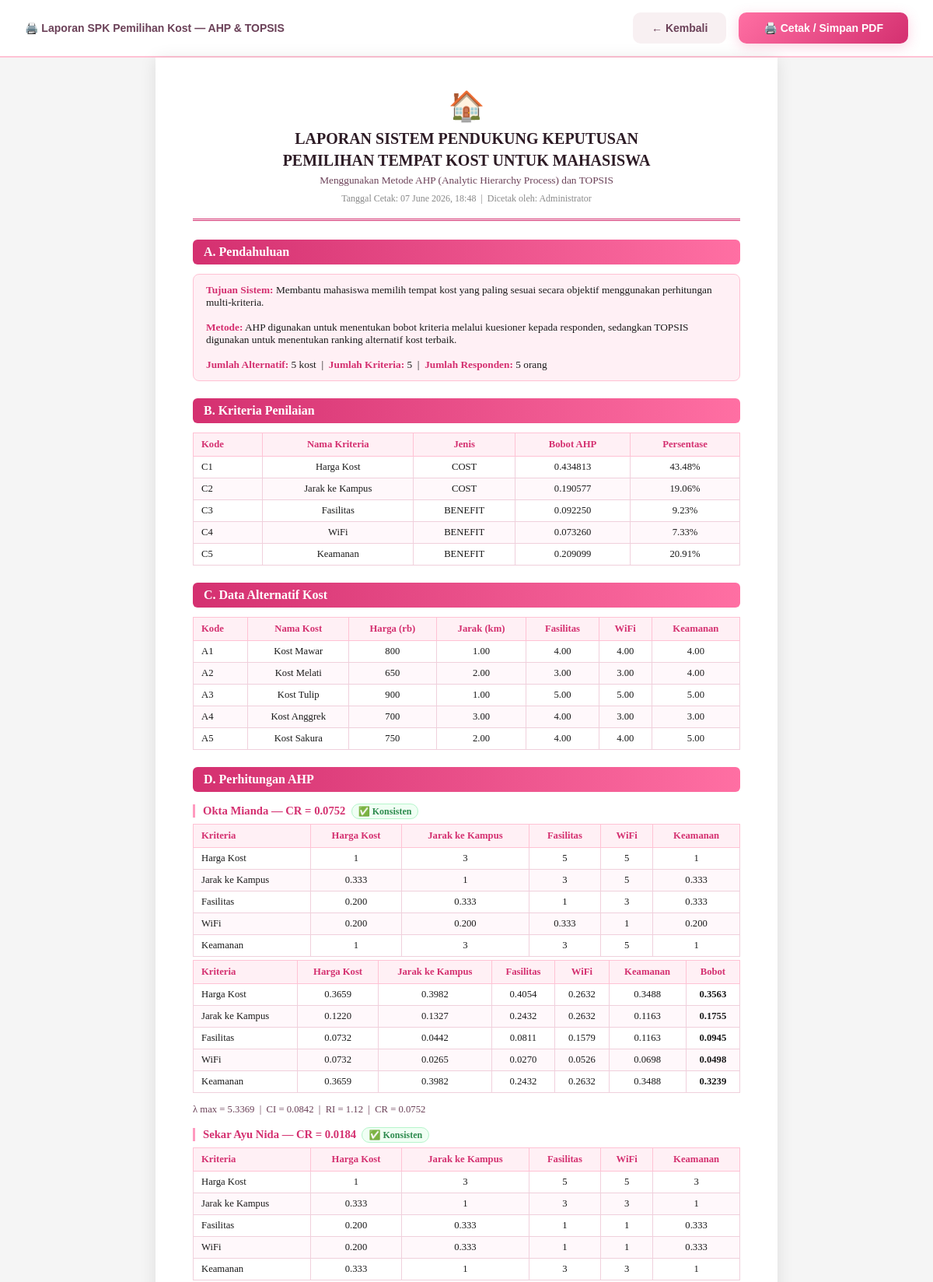
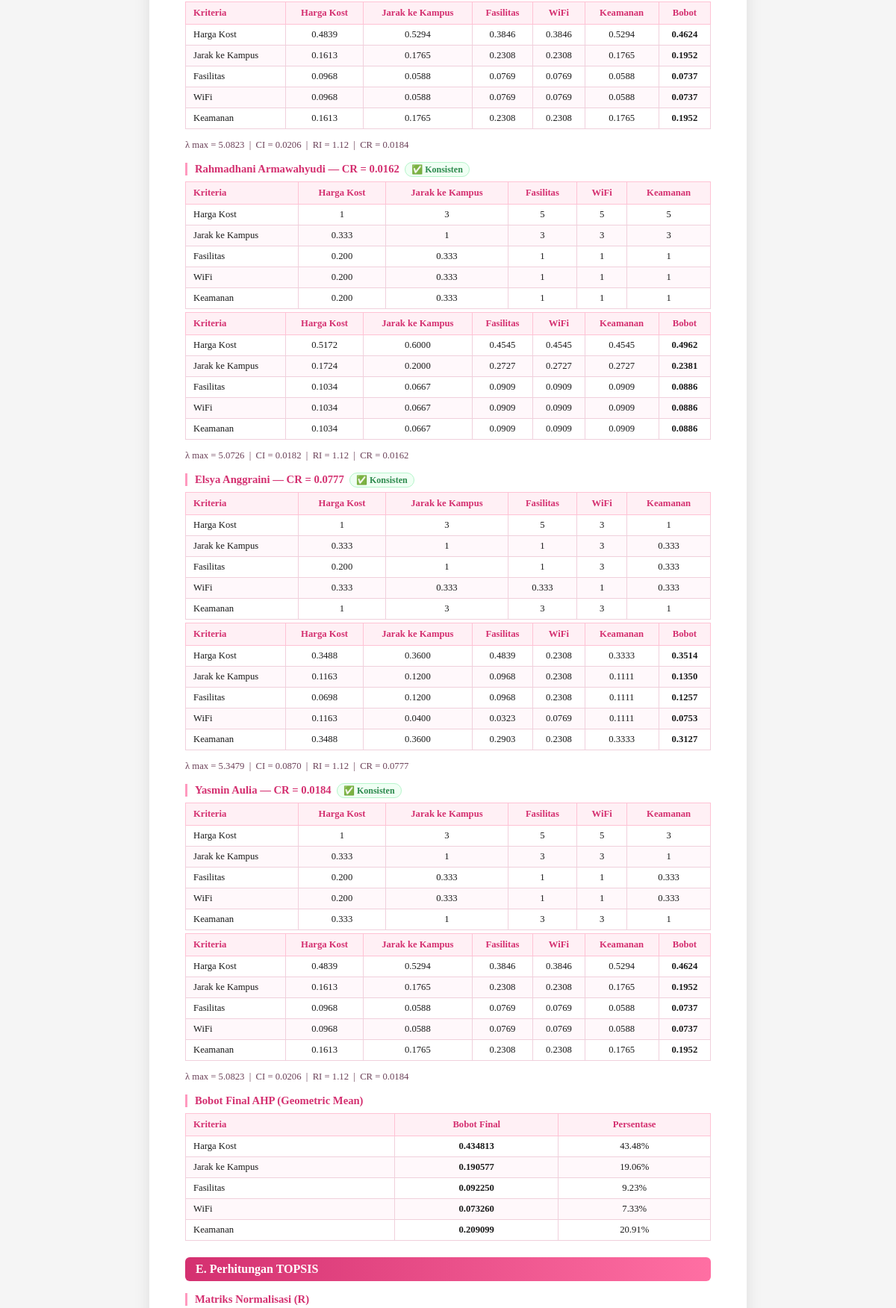
Screenshot of /laporan.php (signed in, upper part) with the database file from the repository (2 pictures, top to bottom).
### tables this page shows
CREATE TABLE IF NOT EXISTS kriteria (
  id INT AUTO_INCREMENT PRIMARY KEY,
  kode VARCHAR(10),
  nama VARCHAR(100),
  jenis ENUM('cost','benefit'),
  bobot DECIMAL(10,6) DEFAULT 0
);

CREATE TABLE IF NOT EXISTS alternatif (
  id INT AUTO_INCREMENT PRIMARY KEY,
  kode VARCHAR(10),
  nama VARCHAR(100),
  c1 DECIMAL(10,2) COMMENT 'Harga (ribu/bulan)',
  c2 DECIMAL(10,2) COMMENT 'Jarak ke kampus (km)',
  c3 DECIMAL(10,2) COMMENT 'Fasilitas (1-5)',
  c4 DECIMAL(10,2) COMMENT 'WiFi (1-5)',
  c5 DECIMAL(10,2) COMMENT 'Keamanan (1-5)'
);

CREATE TABLE IF NOT EXISTS responden (
  id INT AUTO_INCREMENT PRIMARY KEY,
  nama VARCHAR(100),
  status ENUM('konsisten','tidak_konsisten') DEFAULT 'konsisten',
  cr DECIMAL(10,6) DEFAULT 0,
  created_at TIMESTAMP DEFAULT CURRENT_TIMESTAMP
);

### fungsi_ahp.php (called while the page is built)
<?php
function hitungAHP($matriks) {
    $n = count($matriks);
    $jumlah_kolom = array_fill(0, $n, 0);
    for ($j = 0; $j < $n; $j++) {
        for ($i = 0; $i < $n; $i++) {
            $jumlah_kolom[$j] += $matriks[$i][$j];
        }
    }
    $normalisasi = [];
    for ($i = 0; $i < $n; $i++) {
        for ($j = 0; $j < $n; $j++) {
            $normalisasi[$i][$j] = $matriks[$i][$j] / $jumlah_kolom[$j];
        }
    }
    $prioritas = [];
    for ($i = 0; $i < $n; $i++) {
        $prioritas[$i] = array_sum($normalisasi[$i]) / $n;
    }
    $lambda_max = 0;
    for ($j = 0; $j < $n; $j++) {
        $lambda_max += $jumlah_kolom[$j] * $prioritas[$j];
    }
    $CI = ($lambda_max - $n) / ($n - 1);
    $RI = 1.12;
    $CR = $CI / $RI;
    return [
        'jumlah_kolom'  => $jumlah_kolom,
        'normalisasi'   => $normalisasi,
        'prioritas'     => $prioritas,
        'lambda_max'    => $lambda_max,
        'CI'            => $CI,
        'RI'            => $RI,
        'CR'            => $CR,
        'konsisten'     => ($CR < 0.1)
    ];
}
function ambilMatriksResponden($conn, $responden_id) {
    $matriks = [];
    $sql = "SELECT baris, kolom, nilai FROM matriks_ahp
            WHERE responden_id = $responden_id
            ORDER BY baris, kolom";
    $result = $conn->query($sql);
    while ($row = $result->fetch_assoc()) {
        $matriks[$row['baris']-1][$row['kolom']-1] = (float)$row['nilai'];
    }
    return $matriks;
}
function hitungBobotFinal($conn) {
    $responden_list = $conn->query("SELECT id FROM responden WHERE status = 'konsisten'");
    $semua_prioritas = [];
    while ($r = $responden_list->fetch_assoc()) {
        $matriks = ambilMatriksResponden($conn, $r['id']);
        $hasil   = hitungAHP($matriks);
        $semua_prioritas[] = $hasil['prioritas'];
    }
    $n_kriteria = 5;
    $n_resp     = count($semua_prioritas);
    $geomean = [];
    for ($j = 0; $j < $n_kriteria; $j++) {
        $produk = 1;
        foreach ($semua_prioritas as $p) {
            $produk *= $p[$j];
        }
        $geomean[$j] = pow($produk, 1/$n_resp);
    }
    $total    = array_sum($geomean);
    $bobot    = [];
    for ($j = 0; $j < $n_kriteria; $j++) {
        $bobot[$j] = $geomean[$j] / $total;
    }
    return $bobot;
}
?>

### fungsi_topsis.php (called while the page is built)
<?php
function hitungTOPSIS($conn, $bobot) {
    $result = $conn->query("SELECT * FROM alternatif ORDER BY id");
    $alternatif = [];
    while ($row = $result->fetch_assoc()) {
        $alternatif[] = $row;
    }
    $res_kriteria = $conn->query("SELECT jenis FROM kriteria ORDER BY id");
    $jenis = [];
    while ($k = $res_kriteria->fetch_assoc()) {
        $jenis[] = $k['jenis'];
    }
    $n_alt  = count($alternatif);
    $n_krit = 5;
    $X = [];
    for ($i = 0; $i < $n_alt; $i++) {
        $X[$i] = [
            (float)$alternatif[$i]['c1'],
            (float)$alternatif[$i]['c2'],
            (float)$alternatif[$i]['c3'],
            (float)$alternatif[$i]['c4'],
            (float)$alternatif[$i]['c5'],
        ];
    }
    $R = [];
    for ($j = 0; $j < $n_krit; $j++) {
        $sum_sq = 0;
        for ($i = 0; $i < $n_alt; $i++) {
            $sum_sq += pow($X[$i][$j], 2);
        }
        $pembagi = sqrt($sum_sq);
        for ($i = 0; $i < $n_alt; $i++) {
            $R[$i][$j] = $X[$i][$j] / $pembagi;
        }
    }
    $Y = [];
    for ($i = 0; $i < $n_alt; $i++) {
        for ($j = 0; $j < $n_krit; $j++) {
            $Y[$i][$j] = $R[$i][$j] * $bobot[$j];
        }
    }
    $Aplus = [];
    $Amin  = [];
    for ($j = 0; $j < $n_krit; $j++) {
        $col = array_column($Y, $j);
        if ($jenis[$j] == 'benefit') {
            $Aplus[$j] = max($col);
            $Amin[$j]  = min($col);
        } else {
            $Aplus[$j] = min($col);
            $Amin[$j]  = max($col);
        }
    }
    $Dplus = [];
    $Dmin  = [];
    for ($i = 0; $i < $n_alt; $i++) {
        $sum_plus = 0;
        $sum_min  = 0;
        for ($j = 0; $j < $n_krit; $j++) {
            $sum_plus += pow($Y[$i][$j] - $Aplus[$j], 2);
            $sum_min  += pow($Y[$i][$j] - $Amin[$j], 2);
        }
        $Dplus[$i] = sqrt($sum_plus);
        $Dmin[$i]  = sqrt($sum_min);
    }
    $V = [];
    for ($i = 0; $i < $n_alt; $i++) {
        $V[$i] = $Dmin[$i] / ($Dmin[$i] + $Dplus[$i]);
    }
    $hasil = [];
    for ($i = 0; $i < $n_alt; $i++) {
        $hasil[] = [
            'id'          => $alternatif[$i]['id'],
            'kode'        => $alternatif[$i]['kode'],
            'nama'        => $alternatif[$i]['nama'],
            'data'        => $X[$i],
            'R'           => $R[$i],
            'Y'           => $Y[$i],
            'Dplus'       => $Dplus[$i],
            'Dmin'        => $Dmin[$i],
            'preferensi'  => $V[$i],
        ];
    }
    usort($hasil, fn($a, $b) => $b['preferensi'] <=> $a['preferensi']);
    for ($i = 0; $i < count($hasil); $i++) {
        $hasil[$i]['ranking'] = $i + 1;
    }
    return [
        'alternatif' => $hasil,
        'X'          => $X,
        'R'          => $R,
        'Y'          => $Y,
        'Aplus'      => $Aplus,
        'Amin'       => $Amin,
        'Dplus'      => $Dplus,
        'Dmin'       => $Dmin,
    ];
}
?>

### laporan.php (the view, shortened to what this page needs)
<?php
require_once 'koneksi.php';
require_once 'fungsi_ahp.php';
require_once 'fungsi_topsis.php';
$responden_all = $conn->query("SELECT id, nama FROM responden ORDER BY id");
$data_responden = [];
while ($r = $responden_all->fetch_assoc()) {
    $matriks  = ambilMatriksResponden($conn, $r['id']);
    $hasil_r  = hitungAHP($matriks);
    $status   = $hasil_r['konsisten'] ? 'konsisten' : 'tidak_konsisten';
    $cr       = $hasil_r['CR'];
    $conn->query("UPDATE responden SET status='$status', cr=$cr WHERE id={$r['id']}");
    $data_responden[] = array_merge($r, $hasil_r, ['matriks' => $matriks]);
}
$bobot_final = hitungBobotFinal($conn);
$kriteria_data = [];
$res_k = $conn->query("SELECT * FROM kriteria ORDER BY id");
while ($k = $res_k->fetch_assoc()) $kriteria_data[] = $k;
$nama_k  = ['Harga Kost','Jarak ke Kampus','Fasilitas','WiFi','Keamanan'];
?>
<!DOCTYPE html>
<html lang="id">
<head>
</head>
<body>
<div class="no-print" style="background:white;border-bottom:2px solid #ffc2d4;padding:16px 32px;display:flex;align-items:center;justify-content:space-between;">
  <div style="font-family:'DM Sans',sans-serif;font-size:14px;font-weight:600;color:#6b4158;">
    🖨️ Laporan SPK Pemilihan Kost — AHP &amp; TOPSIS
  </div>
  <div>
    <button class="btn-back" onclick="window.location='index.php'">← Kembali</button>
    <button class="btn-print" onclick="window.print()">🖨️ Cetak / Simpan PDF</button>
  </div>
</div>
<div class="print-area">
  <div class="lap-header">
    <div class="lap-logo">🏠</div>
    <div class="lap-title">LAPORAN SISTEM PENDUKUNG KEPUTUSAN<br>PEMILIHAN TEMPAT KOST UNTUK MAHASISWA</div>
    <div class="lap-sub">Menggunakan Metode AHP (Analytic Hierarchy Process) dan TOPSIS</div>
    <div class="lap-meta">Tanggal Cetak: <?= date('d F Y, H:i') ?> &nbsp;|&nbsp; Dicetak oleh: <?= htmlspecialchars($_SESSION['nama'] ?? $_SESSION['user']) ?></div>
  </div>
  <div class="section-title">A. Pendahuluan</div>
  <div class="info-box">
    <strong>Tujuan Sistem:</strong> Membantu mahasiswa memilih tempat kost yang paling sesuai secara objektif menggunakan perhitungan multi-kriteria.<br><br>
    <strong>Metode:</strong> AHP digunakan untuk menentukan bobot kriteria melalui kuesioner kepada responden, sedangkan TOPSIS digunakan untuk menentukan ranking alternatif kost terbaik.<br><br>
    <strong>Jumlah Alternatif:</strong> <?= $conn->query("SELECT COUNT(*) as n FROM alternatif")->fetch_assoc()['n'] ?> kost &nbsp;|&nbsp;
    <strong>Jumlah Kriteria:</strong> 5 &nbsp;|&nbsp;
    <strong>Jumlah Responden:</strong> <?= count($data_responden) ?> orang
  </div>
  <div class="section-title">B. Kriteria Penilaian</div>
  <table>
    <thead><tr><th>Kode</th><th>Nama Kriteria</th><th>Jenis</th><th>Bobot AHP</th><th>Persentase</th></tr></thead>
    <tbody>
      <?php foreach ($kriteria_data as $i => $k): ?>
      <tr>
        <td><?= $k['kode'] ?></td>
        <td><?= htmlspecialchars($k['nama']) ?></td>
        <td><?= strtoupper($k['jenis']) ?></td>
        <td><?= number_format($bobot_final[$i],6) ?></td>
        <td><?= number_format($bobot_final[$i]*100,2) ?>%</td>
      </tr>
      <?php endforeach; ?>
    </tbody>
  </table>
  <div class="section-title">C. Data Alternatif Kost</div>
  <table>
    <thead><tr><th>Kode</th><th>Nama Kost</th><th>Harga (rb)</th><th>Jarak (km)</th><th>Fasilitas</th><th>WiFi</th><th>Keamanan</th></tr></thead>
    <tbody>
      <?php
      $alt_data = $conn->query("SELECT * FROM alternatif ORDER BY id");
      while ($a = $alt_data->fetch_assoc()):
      ?>
      <tr>
        <td><?= $a['kode'] ?></td><td><?= htmlspecialchars($a['nama']) ?></td>
        <td><?= number_format($a['c1']) ?></td><td><?= $a['c2'] ?></td>
        <td><?= $a['c3'] ?></td><td><?= $a['c4'] ?></td><td><?= $a['c5'] ?></td>
      </tr>
      <?php endwhile; ?>
    </tbody>
  </table>
  <div class="section-title">D. Perhitungan AHP</div>
  <?php foreach ($data_responden as $r): ?>
  <div class="sub-title"><?= htmlspecialchars($r['nama']) ?> — CR = <?= number_format($r['CR'],4) ?>
    &nbsp;<span class="<?= $r['konsisten'] ? 'pill-green' : 'pill-red' ?>"><?= $r['konsisten'] ? '✅ Konsisten' : '❌ Tidak Konsisten' ?></span>
  </div>
  <table>
    <thead>
      <tr><th>Kriteria</th><?php foreach ($nama_k as $nk): ?><th><?= $nk ?></th><?php endforeach; ?></tr>
    </thead>
    <tbody>
      <?php foreach ($r['matriks'] as $i => $baris): ?>
      <tr>
        <td><?= $nama_k[$i] ?></td>
        <?php foreach ($baris as $val): ?>
        <td><?= ($val == round($val)) ? number_format($val,0) : number_format($val,3) ?></td>
        <?php endforeach; ?>
      </tr>
      <?php endforeach; ?>
    </tbody>
  </table>
  <table style="margin-top:-10px">
    <thead><tr><th>Kriteria</th><?php foreach ($nama_k as $nk): ?><th><?= $nk ?></th><?php endforeach; ?><th>Bobot</th></tr></thead>
    <tbody>
      <?php
      $norm = $r['normalisasi'];
      foreach ($norm as $i => $baris):
      ?>
      <tr>
        <td><?= $nama_k[$i] ?></td>
        <?php foreach ($baris as $val): ?><td><?= number_format($val,4) ?></td><?php endforeach; ?>
        <td><strong><?= number_format($r['prioritas'][$i],4) ?></strong></td>
      </tr>
      <?php endforeach; ?>
    </tbody>
  </table>
  <div style="font-size:9.5pt;color:#6b4158;margin-bottom:12px;">
    λ max = <?= number_format($r['lambda_max'],4) ?> &nbsp;|&nbsp;
    CI = <?= number_format($r['CI'],4) ?> &nbsp;|&nbsp;
    RI = <?= $r['RI'] ?> &nbsp;|&nbsp;
    CR = <?= number_format($r['CR'],4) ?>
  </div>
  <?php endforeach; ?>
  <div class="sub-title">Bobot Final AHP (Geometric Mean)</div>
  <table>
    <thead><tr><th>Kriteria</th><th>Bobot Final</th><th>Persentase</th></tr></thead>
    <tbody>
      <?php foreach ($kriteria_data as $i => $k): ?>
      <tr>
        <td><?= htmlspecialchars($k['nama']) ?></td>
        <td><strong><?= number_format($bobot_final[$i],6) ?></strong></td>
        <td><?= number_format($bobot_final[$i]*100,2) ?>%</td>
      </tr>
      <?php endforeach; ?>
    </tbody>
  </table>
  <div class="section-title page-break">E. Perhitungan TOPSIS</div>
  <div class="sub-title">Matriks Normalisasi (R)</div>
</div>
</body>
</html>

### laporan.php (style rules this page uses)
* { box-sizing: border-box; margin: 0; padding: 0; }
body { font-family: 'Times New Roman', serif; font-size: 12pt; color: #1a1a1a; background: #f5f5f5; }
.print-area { background: white; max-width: 800px; margin: 0 auto; padding: 40px 48px; box-shadow: 0 2px 20px rgba(0,0,0,0.1); }
.lap-header { text-align: center; border-bottom: 3px double #d43070; padding-bottom: 18px; margin-bottom: 24px; }
.lap-logo { font-size: 28pt; margin-bottom: 6px; }
.lap-title { font-size: 15pt; font-weight: bold; color: #2d1b25; line-height: 1.4; }
.lap-sub { font-size: 10pt; color: #6b4158; margin-top: 4px; }
.lap-meta { font-size: 9pt; color: #888; margin-top: 8px; }
.section-title { font-size: 12pt; font-weight: bold; color: white; background: linear-gradient(90deg, #d43070, #ff6fa3); padding: 7px 14px; border-radius: 6px; margin: 22px 0 12px; }
.sub-title { font-size: 11pt; font-weight: bold; color: #d43070; margin: 16px 0 8px; border-left: 3px solid #ff9abf; padding-left: 10px; }
table { width: 100%; border-collapse: collapse; font-size: 9.5pt; margin-bottom: 14px; }
th { background: #fff0f5; color: #d43070; font-weight: bold; padding: 7px 10px; border: 1px solid #ffc2d4; text-align: center; }
th:first-child { text-align: left; }
td { padding: 6px 10px; border: 1px solid #f0d0dc; text-align: center; }
td:first-child { text-align: left; }
tr:nth-child(even) td { background: #fff8fb; }
.info-box { background: #fff0f5; border: 1px solid #ffc2d4; border-radius: 8px; padding: 12px 16px; margin-bottom: 14px; font-size: 10pt; }
.info-box strong { color: #d43070; }
.pill-green { background: #f0fff4; color: #2d8a4e; font-size: 9pt; font-weight: bold; padding: 2px 8px; border-radius: 20px; border: 1px solid #b7f5cc; }
.no-print { text-align: center; padding: 20px; }
.btn-print { background: linear-gradient(135deg,#ff6fa3,#d43070); color:white; border:none; padding:12px 32px; border-radius:10px; font-size:14px; font-weight:600; cursor:pointer; box-shadow:0 4px 16px rgba(240,78,138,0.25); }
.btn-back { background:#f8f0f2; color:#6b4158; border:none; padding:12px 24px; border-radius:10px; font-size:14px; font-weight:600; cursor:pointer; margin-right:12px; }

### rows the page displays
kriteria: kode "C1", nama "Harga Kost", jenis "COST", i "0.434813", i "43.48"
kriteria: kode "C2", nama "Jarak ke Kampus", jenis "COST", i "0.190577", i "19.06"
kriteria: kode "C3", nama "Fasilitas", jenis "BENEFIT", i "0.092250", i "9.23"
kriteria: kode "C4", nama "WiFi", jenis "BENEFIT", i "0.073260", i "7.33"
kriteria: kode "C5", nama "Keamanan", jenis "BENEFIT", i "0.209099", i "20.91"
alternatif: kode "A1", nama "Kost Mawar", c1 "800", c2 "1.00", c3 "4.00", c4 "4.00", c5 "4.00"
alternatif: kode "A2", nama "Kost Melati", c1 "650", c2 "2.00", c3 "3.00", c4 "3.00", c5 "4.00"
alternatif: kode "A3", nama "Kost Tulip", c1 "900", c2 "1.00", c3 "5.00", c4 "5.00", c5 "5.00"
alternatif: kode "A4", nama "Kost Anggrek", c1 "700", c2 "3.00", c3 "4.00", c4 "3.00", c5 "3.00"
alternatif: kode "A5", nama "Kost Sakura", c1 "750", c2 "2.00", c3 "4.00", c4 "4.00", c5 "5.00"
responden: nama "Okta Mianda", CR "0.0752", nk "Harga Kost", nk "Jarak ke Kampus", nk "Fasilitas", nk "WiFi", nk "Keamanan", i "Harga Kost", val "1", val "3", val "5", i "Jarak ke Kampus", val "0.333", i "Fasilitas", val "0.200", i "WiFi", i "Keamanan", val "0.3659", val "0.3982", val "0.4054", val "0.2632", val "0.3488", prioritas "0.3563", val "0.1220", val "0.1327", val "0.2432", val "0.1163", prioritas "0.1755", val "0.0732", val "0.0442", val "0.0811", val "0.1579", prioritas "0.0945", val "0.0265", val "0.0270", val "0.0526", val "0.0698", prioritas "0.0498", prioritas "0.3239", lambda_max "5.3369", CI "0.0842", RI "1.12"

### other values shown
$_SESSION['nama'] "Administrator"
count($data_responden) "5"
$r['nama'] "Sekar Ayu Nida"
$r['CR'] "0.0184"
$nk "Harga Kost"
$nk "Jarak ke Kampus"
$nk "Fasilitas"
$nk "WiFi"
$nk "Keamanan"
$nama_k[$i] "Harga Kost"
$val "1"
$val "3"
$val "5"
$nama_k[$i] "Jarak ke Kampus"
$val "0.333"
